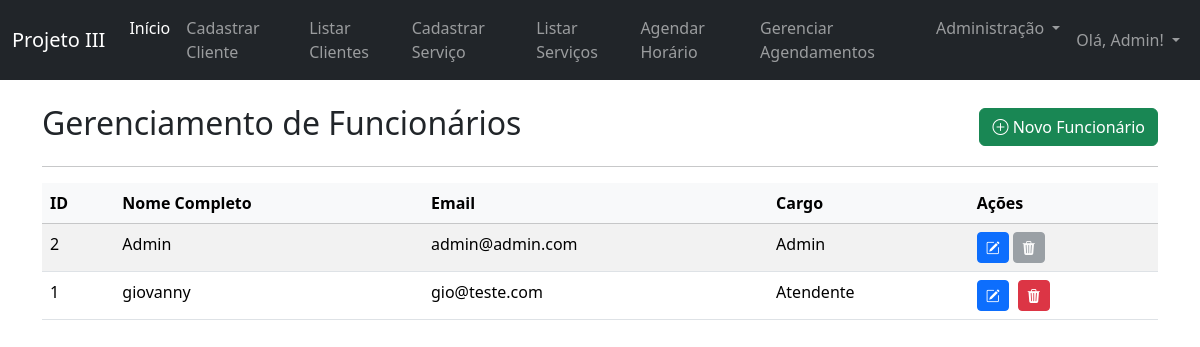
/listar_funcionarios.php (signed in), run on the app's committed database.
### tables this page shows
CREATE TABLE IF NOT EXISTS `funcionarios` (
  `id` int NOT NULL AUTO_INCREMENT,
  `nome_completo` varchar(255) NOT NULL,
  `email` varchar(191) NOT NULL,
  `senha` varchar(255) NOT NULL,
  `cargo` enum('admin','atendente') NOT NULL DEFAULT 'atendente',
  `data_cadastro` timestamp NULL DEFAULT CURRENT_TIMESTAMP,
  PRIMARY KEY (`id`),
  UNIQUE KEY `email` (`email`)
);

### listar_funcionarios.php (the view, shortened to what this page needs)
<?php
require_once 'db_conexao.php';
$id_funcionario_logado = $_SESSION['funcionario_id'];
$is_admin = (isset($_SESSION['funcionario_cargo']) && $_SESSION['funcionario_cargo'] === 'admin');
if (isset($_SESSION['funcionario_nome'])) {
    $nome_funcionario = htmlspecialchars($_SESSION['funcionario_nome']);
} else {
    $nome_funcionario = "Usuário";
}
$funcionarios_lista = [];
$sql_funcionarios = "SELECT id, nome_completo, email, cargo FROM funcionarios ORDER BY nome_completo ASC";
$result_funcionarios = $conexao->query($sql_funcionarios);
if ($result_funcionarios && $result_funcionarios->num_rows > 0) {
    while ($row = $result_funcionarios->fetch_assoc()) {
        $funcionarios_lista[] = $row;
    }
}
?>
<!DOCTYPE html>
<html lang="pt-BR">
<head>
    <link href="https://cdn.jsdelivr.net/npm/bootstrap@5.3.3/dist/css/bootstrap.min.css" rel="stylesheet">
    <link rel="stylesheet" href="https://cdn.jsdelivr.net/npm/bootstrap-icons@1.11.3/font/bootstrap-icons.min.css">
</head>
<body>
<nav class="navbar navbar-expand-lg navbar-dark bg-dark fixed-top">
        <div class="container-fluid">
            <a class="navbar-brand" href="dashboard.php">Projeto III</a>
            <div class="collapse navbar-collapse" id="navbarNav">
                <ul class="navbar-nav me-auto mb-2 mb-lg-0">
                    <li class="nav-item">
                        <a class="nav-link active" aria-current="page" href="dashboard.php">Início</a>
                    </li>
                    <li class="nav-item">
                        <a class="nav-link" href="cadastrar_cliente.php">Cadastrar Cliente</a>
                    </li>
                    <li class="nav-item">
                        <a class="nav-link" href="listar_clientes.php">Listar Clientes</a>
                    </li>
                    <li class="nav-item">
                        <a class="nav-link" href="cadastrar_servico.php">Cadastrar Serviço</a>
                    </li>
                    <li class="nav-item">
                        <a class="nav-link" href="listar_servicos.php">Listar Serviços</a>
                    </li>
                    <li class="nav-item">
                        <a class="nav-link" href="agendar_horario.php">Agendar Horário</a>
                    </li>
                    <li class="nav-item">
                        <a class="nav-link" href="gerenciar_agendamentos.php">Gerenciar Agendamentos</a>
                    </li>
                    <?php if ($is_admin): ?>
                    <li class="nav-item dropdown">
                        <a class="nav-link dropdown-toggle" href="#" id="adminMenuLink" role="button" data-bs-toggle="dropdown" aria-expanded="false">
                            Administração
                        </a>
                    </li>
                    <?php endif; ?>
                </ul>
                <ul class="navbar-nav">
                    <li class="nav-item dropdown">
                        <a class="nav-link dropdown-toggle" href="#" id="navbarDropdownUser" role="button" data-bs-toggle="dropdown" aria-expanded="false">
                            Olá, <?php echo $nome_funcionario; ?>!
                        </a>
                    </li>
                </ul>
            </div>
        </div>
    </nav>
    <div class="container mt-5 mb-5">
        <div class="d-flex justify-content-between align-items-center mb-3">
            <h2>Gerenciamento de Funcionários</h2>
            <a href="cadastrar_funcionario.php" class="btn btn-success"><i class="bi bi-plus-circle"></i> Novo Funcionário</a>
        </div>
        <hr>
        <?php if (empty($funcionarios_lista)): ?>
            <div class="alert alert-info">Nenhum funcionário cadastrado.</div>
        <?php else: ?>
            <div class="table-responsive">
                <table class="table table-striped table-hover">
                    <thead class="table-light">
                        <tr><th>ID</th><th>Nome Completo</th><th>Email</th><th>Cargo</th><th>Ações</th></tr>
                    </thead>
                    <tbody>
                        <?php foreach ($funcionarios_lista as $func): ?>
                        <tr>
                            <td><?php echo $func['id']; ?></td>
                            <td><?php echo htmlspecialchars($func['nome_completo']); ?></td>
                            <td><?php echo htmlspecialchars($func['email']); ?></td>
                            <td><?php echo ucfirst(htmlspecialchars($func['cargo'])); ?></td>
                            <td>
                                <a href="cadastrar_funcionario.php?action=editar&id=<?php echo $func['id']; ?>" class="btn btn-sm btn-primary" title="Editar"><i class="bi bi-pencil-square"></i></a>
                                <?php if ($func['id'] != $id_funcionario_logado):  ?>
                                <form method="POST" action="processa_delete_funcionario.php" class="actions-form" onsubmit="return confirm('Tem certeza que deseja excluir este funcionário?');">
                                    <button type="submit" class="btn btn-sm btn-danger" title="Excluir"><i class="bi bi-trash3-fill"></i></button>
                                </form>
                                <?php else: ?>
                                    <button class="btn btn-sm btn-secondary" title="Não pode excluir a si mesmo" disabled><i class="bi bi-trash3-fill"></i></button>
                                <?php endif; ?>
                            </td>
                        </tr>
                        <?php endforeach; ?>
                    </tbody>
                </table>
            </div>
        <?php endif; ?>
    </div>
</body>
</html>

### listar_funcionarios.php (style rules this page uses)
body { padding-top: 56px; }
.actions-form { display: inline-block; margin-left: 5px; }

### data on the page
funcionarios: id "2", nome_completo "Admin", email "admin@admin.com", cargo "Admin"
funcionarios: id "1", nome_completo "giovanny", email "gio@teste.com", cargo "Atendente"

### other printed values
$nome_funcionario "Admin"
